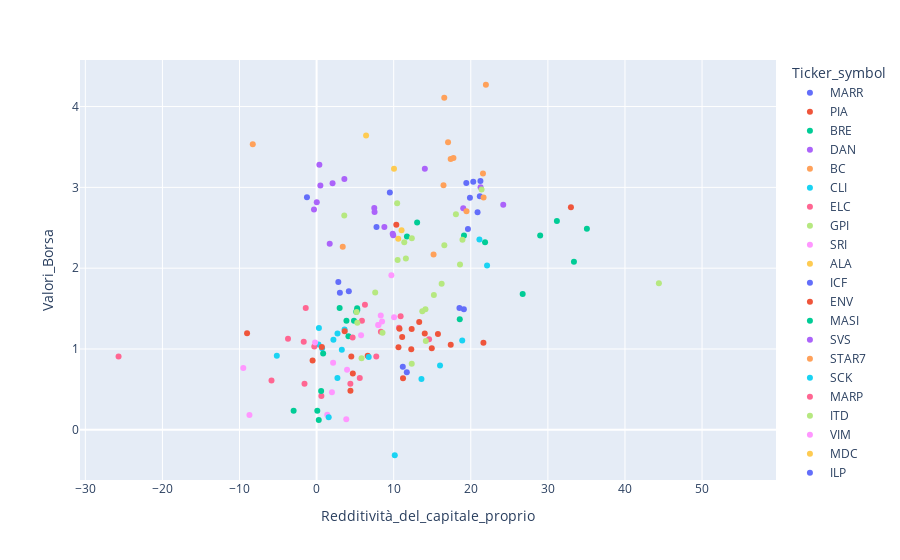

The cell this chart's notebook holds for it:
### Code cell
fig = px.scatter(df, y="Valori_Borsa", x="Redditività_del_capitale_proprio", color='Ticker_symbol')
fig

### Figure 1 — Plotly figure (JSON) as saved in the notebook; plotly's stock layout.template omitted (floating-point values rounded to 4 significant figures)
{"data": [{"hovertemplate": "Ticker_symbol=MARR<br>Redditività_del_capitale_proprio=%{x}<br>Valori_Borsa=%{y}<extra></extra>", "legendgroup": "MARR", "marker": {"color": "#636efa", "symbol": "circle"}, "mode": "markers", "name": "MARR", "orientation": "v", "showlegend": true, "type": "scatter", "x": [7.77, 9.5, -1.25, 19.42, 20.32, 21.25, 19.89, 21.17, 20.88, 19.63], "xaxis": "x", "y": [2.51, 2.935, 2.879, 3.054, 3.069, 3.079, 2.871, 2.889, 2.691, 2.485], "yaxis": "y"}, {"hovertemplate": "Ticker_symbol=PIA<br>Redditività_del_capitale_proprio=%{x}<br>Valori_Borsa=%{y}<extra></extra>", "legendgroup": "PIA", "marker": {"color": "#EF553B", "symbol": "circle"}, "mode": "markers", "name": "PIA", "orientation": "v", "showlegend": true, "type": "scatter", "x": [21.64, 17.4, 12.28, 14.94, 11.21, 6.63, 4.39, 4.7, 4.5, -0.52], "xaxis": "x", "y": [1.077, 1.052, 0.9962, 1.008, 0.6392, 0.9179, 0.4837, 0.6981, 0.9066, 0.857], "yaxis": "y"}, {"hovertemplate": "Ticker_symbol=BRE<br>Redditività_del_capitale_proprio=%{x}<br>Valori_Borsa=%{y}<extra></extra>", "legendgroup": "BRE", "marker": {"color": "#00cc96", "symbol": "circle"}, "mode": "markers", "name": "BRE", "orientation": "v", "showlegend": true, "type": "scatter", "x": [19.12, 13.04, 11.72, 29, 21.85, 31.17, 35.06, 33.38, 26.73, 18.57], "xaxis": "x", "y": [2.403, 2.564, 2.393, 2.404, 2.32, 2.585, 2.489, 2.08, 1.682, 1.368], "yaxis": "y"}, {"hovertemplate": "Ticker_symbol=DAN<br>Redditività_del_capitale_proprio=%{x}<br>Valori_Borsa=%{y}<extra></extra>", "legendgroup": "DAN", "marker": {"color": "#ab63fa", "symbol": "circle"}, "mode": "markers", "name": "DAN", "orientation": "v", "showlegend": true, "type": "scatter", "x": [3.6, 0.36, -0.34, 0.02, 24.21, 2.07, 0.49, 19.02, 21.27, 14.04], "xaxis": "x", "y": [3.105, 3.279, 2.727, 2.815, 2.785, 3.052, 3.024, 2.741, 3.0, 3.231], "yaxis": "y"}, {"hovertemplate": "Ticker_symbol=BC<br>Redditività_del_capitale_proprio=%{x}<br>Valori_Borsa=%{y}<extra></extra>", "legendgroup": "BC", "marker": {"color": "#FFA15A", "symbol": "circle"}, "mode": "markers", "name": "BC", "orientation": "v", "showlegend": true, "type": "scatter", "x": [21.96, 16.56, -8.28, 17.05, 17.39, 17.75, 16.46, 19.44, 21.66, 21.58], "xaxis": "x", "y": [4.27, 4.108, 3.533, 3.559, 3.35, 3.364, 3.027, 2.703, 2.874, 3.171], "yaxis": "y"}, {"hovertemplate": "Ticker_symbol=CLI<br>Redditività_del_capitale_proprio=%{x}<br>Valori_Borsa=%{y}<extra></extra>", "legendgroup": "CLI", "marker": {"color": "#19d3f3", "symbol": "circle"}, "mode": "markers", "name": "CLI", "orientation": "v", "showlegend": true, "type": "scatter", "x": [0.24, 3.63, 6.76, -5.16, 0.71, 0.3, 18.89, 2.71, 3.27, 2.7], "xaxis": "x", "y": [1.054, 1.241, 0.9002, 0.9163, 1.008, 1.258, 1.105, 1.193, 0.9895, 0.6419], "yaxis": "y"}, {"hovertemplate": "Ticker_symbol=ELC<br>Redditività_del_capitale_proprio=%{x}<br>Valori_Borsa=%{y}<extra></extra>", "legendgroup": "ELC", "marker": {"color": "#FF6692", "symbol": "circle"}, "mode": "markers", "name": "ELC", "orientation": "v", "showlegend": true, "type": "scatter", "x": [14.59, 10.69, -3.71, -1.67, 0.62, -25.69, -5.85, 5.6, 4.38, -1.57], "xaxis": "x", "y": [1.12, 1.264, 1.127, 1.089, 0.4187, 0.9083, 0.6098, 0.6419, 0.5704, 0.571], "yaxis": "y"}, {"hovertemplate": "Ticker_symbol=GPI<br>Redditività_del_capitale_proprio=%{x}<br>Valori_Borsa=%{y}<extra></extra>", "legendgroup": "GPI", "marker": {"color": "#B6E880", "symbol": "circle"}, "mode": "markers", "name": "GPI", "orientation": "v", "showlegend": true, "type": "scatter", "x": [3.59, 10.45, 10.51, 18.6, 11.58, 12.35, 11.37, 16.57, 15.82, 17.69], "xaxis": "x", "y": [2.653, 2.803, 2.102, 2.046, 2.121, 2.37, 2.322, 2.282, null, null], "yaxis": "y"}, {"hovertemplate": "Ticker_symbol=SRI<br>Redditività_del_capitale_proprio=%{x}<br>Valori_Borsa=%{y}<extra></extra>", "legendgroup": "SRI", "marker": {"color": "#FF97FF", "symbol": "circle"}, "mode": "markers", "name": "SRI", "orientation": "v", "showlegend": true, "type": "scatter", "x": [1.38, 3.95, 2.14, 5.77, 8.03, 9.7, 7.99, 8.49, 10.05, 8.32], "xaxis": "x", "y": [0.1865, 0.7443, 0.8286, 1.169, 1.297, 1.911, 1.297, 1.341, 1.394, 1.415], "yaxis": "y"}, {"hovertemplate": "Ticker_symbol=ALA<br>Redditività_del_capitale_proprio=%{x}<br>Valori_Borsa=%{y}<extra></extra>", "legendgroup": "ALA", "marker": {"color": "#FECB52", "symbol": "circle"}, "mode": "markers", "name": "ALA", "orientation": "v", "showlegend": true, "type": "scatter", "x": [11.02, 10.59, 14.12, 15.1, 12.95, 4.41, 9.74, 22.08, 27.09, 21], "xaxis": "x", "y": [2.468, 2.366, null, null, null, null, null, null, null, null], "yaxis": "y"}, {"hovertemplate": "Ticker_symbol=ICF<br>Redditività_del_capitale_proprio=%{x}<br>Valori_Borsa=%{y}<extra></extra>", "legendgroup": "ICF", "marker": {"color": "#636efa", "symbol": "circle"}, "mode": "markers", "name": "ICF", "orientation": "v", "showlegend": true, "type": "scatter", "x": [4.18, 2.82, 3.02, 10.17, -2.15, 3.23, 8.17, 22.31, 9.14, 12.69], "xaxis": "x", "y": [1.716, 1.828, 1.697, null, null, null, null, null, null, null], "yaxis": "y"}, {"hovertemplate": "Ticker_symbol=ENV<br>Redditività_del_capitale_proprio=%{x}<br>Valori_Borsa=%{y}<extra></extra>", "legendgroup": "ENV", "marker": {"color": "#EF553B", "symbol": "circle"}, "mode": "markers", "name": "ENV", "orientation": "v", "showlegend": true, "type": "scatter", "x": [14.03, 13.31, -9.02, 3.64, 15.74, 12.33, 10.62, 0.68, 10.75, 11.1], "xaxis": "x", "y": [1.191, 1.335, 1.194, 1.221, 1.185, 1.247, 1.022, 1.026, 1.25, 1.15], "yaxis": "y"}, {"hovertemplate": "Ticker_symbol=MASI<br>Redditività_del_capitale_proprio=%{x}<br>Valori_Borsa=%{y}<extra></extra>", "legendgroup": "MASI", "marker": {"color": "#00cc96", "symbol": "circle"}, "mode": "markers", "name": "MASI", "orientation": "v", "showlegend": true, "type": "scatter", "x": [2.99, 3.87, 0.85, 4.13, 4.85, 5.26, 5.14, 5.28, 8.81, 9.96], "xaxis": "x", "y": [1.506, 1.348, 0.9439, 1.157, 1.348, 1.504, 1.461, 1.482, null, null], "yaxis": "y"}, {"hovertemplate": "Ticker_symbol=SVS<br>Redditività_del_capitale_proprio=%{x}<br>Valori_Borsa=%{y}<extra></extra>", "legendgroup": "SVS", "marker": {"color": "#ab63fa", "symbol": "circle"}, "mode": "markers", "name": "SVS", "orientation": "v", "showlegend": true, "type": "scatter", "x": [1.7, 2.43, 5.18, 3.28, 3.25, 4.61, 2.62, 1.52, 1.62, 1.44], "xaxis": "x", "y": [2.302, null, null, null, null, null, null, null, null, null], "yaxis": "y"}, {"hovertemplate": "Ticker_symbol=STAR7<br>Redditività_del_capitale_proprio=%{x}<br>Valori_Borsa=%{y}<extra></extra>", "legendgroup": "STAR7", "marker": {"color": "#FFA15A", "symbol": "circle"}, "mode": "markers", "name": "STAR7", "orientation": "v", "showlegend": true, "type": "scatter", "x": [15.17, 3.39, 11.49, 17.02, 24.02, 33.54, 23.68, 22.24, 18.49, 20.29], "xaxis": "x", "y": [2.168, 2.265, null, null, null, null, null, null, null, null], "yaxis": "y"}, {"hovertemplate": "Ticker_symbol=SCK<br>Redditività_del_capitale_proprio=%{x}<br>Valori_Borsa=%{y}<extra></extra>", "legendgroup": "SCK", "marker": {"color": "#19d3f3", "symbol": "circle"}, "mode": "markers", "name": "SCK", "orientation": "v", "showlegend": true, "type": "scatter", "x": [22.11, 21.12, 2.18, 1.57, 10.14, 17.13, 9.15, 13.75, 10.85, 19.35], "xaxis": "x", "y": [2.033, 2.356, 1.115, 0.157, -0.3147, null, null, null, null, null], "yaxis": "y"}, {"hovertemplate": "Ticker_symbol=MARP<br>Redditività_del_capitale_proprio=%{x}<br>Valori_Borsa=%{y}<extra></extra>", "legendgroup": "MARP", "marker": {"color": "#FF6692", "symbol": "circle"}, "mode": "markers", "name": "MARP", "orientation": "v", "showlegend": true, "type": "scatter", "x": [10.9, 6.27, -0.3, -1.41, 24.15, 12.62, 9.58, 14.01, 5.17, 4.4], "xaxis": "x", "y": [1.406, 1.548, 1.03, 1.509, null, null, null, null, null, null], "yaxis": "y"}, {"hovertemplate": "Ticker_symbol=ITD<br>Redditività_del_capitale_proprio=%{x}<br>Valori_Borsa=%{y}<extra></extra>", "legendgroup": "ITD", "marker": {"color": "#B6E880", "symbol": "circle"}, "mode": "markers", "name": "ITD", "orientation": "v", "showlegend": true, "type": "scatter", "x": [18.07, 21.4, 18.92, 16.22, 14.17, 26.88, 23.69, 16.38, 8.63, 11.8], "xaxis": "x", "y": [2.667, 2.973, 2.351, 1.808, 1.099, null, null, null, null, null], "yaxis": "y"}, {"hovertemplate": "Ticker_symbol=VIM<br>Redditività_del_capitale_proprio=%{x}<br>Valori_Borsa=%{y}<extra></extra>", "legendgroup": "VIM", "marker": {"color": "#FF97FF", "symbol": "circle"}, "mode": "markers", "name": "VIM", "orientation": "v", "showlegend": true, "type": "scatter", "x": [3.85, 1.99, -8.71, -9.51, -0.2, 12.05, 4.78, 0.11, 5.22, 7.17], "xaxis": "x", "y": [0.131, 0.4637, 0.1823, 0.7655, 1.082, null, null, null, null, null], "yaxis": "y"}, {"hovertemplate": "Ticker_symbol=MDC<br>Redditività_del_capitale_proprio=%{x}<br>Valori_Borsa=%{y}<extra></extra>", "legendgroup": "MDC", "marker": {"color": "#FECB52", "symbol": "circle"}, "mode": "markers", "name": "MDC", "orientation": "v", "showlegend": true, "type": "scatter", "x": [10.04, 6.42, 11.51, 10.74, 17.56, 2.82, 5.68, 11.95, 2.43, 6.86], "xaxis": "x", "y": [3.229, 3.64, null, null, null, null, null, null, null, null], "yaxis": "y"}, {"hovertemplate": "Ticker_symbol=ILP<br>Redditività_del_capitale_proprio=%{x}<br>Valori_Borsa=%{y}<extra></extra>", "legendgroup": "ILP", "marker": {"color": "#636efa", "symbol": "circle"}, "mode": "markers", "name": "ILP", "orientation": "v", "showlegend": true, "type": "scatter", "x": [19.1, 18.53, 11.7, 11.18, 38.49, 12.3, 4.88, 0.41, 0.34, 0.76], "xaxis": "x", "y": [1.491, 1.509, 0.7129, 0.7793, null, null, null, null, null, null], "yaxis": "y"}, {"hovertemplate": "Ticker_symbol=CFL<br>Redditività_del_capitale_proprio=%{x}<br>Valori_Borsa=%{y}<extra></extra>", "legendgroup": "CFL", "marker": {"color": "#EF553B", "symbol": "circle"}, "mode": "markers", "name": "CFL", "orientation": "v", "showlegend": true, "type": "scatter", "x": [10.34, 32.99, 37.05, 8.81, 19.96, 16.49, 12.06, 5.78, 6.2, 9.21], "xaxis": "x", "y": [2.537, 2.755, null, null, null, null, null, null, null, null], "yaxis": "y"}, {"hovertemplate": "Ticker_symbol=FCM<br>Redditività_del_capitale_proprio=%{x}<br>Valori_Borsa=%{y}<extra></extra>", "legendgroup": "FCM", "marker": {"color": "#00cc96", "symbol": "circle"}, "mode": "markers", "name": "FCM", "orientation": "v", "showlegend": true, "type": "scatter", "x": [0.28, 0.09, -2.98, 0.59, 3.66, 1.11, 0.32, -0.37, 0.88, 2.4], "xaxis": "x", "y": [0.1222, 0.2351, 0.2351, 0.4793, null, null, null, null, null, null], "yaxis": "y"}, {"hovertemplate": "Ticker_symbol=FVI<br>Redditività_del_capitale_proprio=%{x}<br>Valori_Borsa=%{y}<extra></extra>", "legendgroup": "FVI", "marker": {"color": "#ab63fa", "symbol": "circle"}, "mode": "markers", "name": "FVI", "orientation": "v", "showlegend": true, "type": "scatter", "x": [7.48, 7.52, 8.79, 9.87, 9.94, 20.5, 31.08, 20.86, 25.84, 7.81], "xaxis": "x", "y": [2.744, 2.695, 2.51, 2.425, 2.406, null, null, null, null, null], "yaxis": "y"}, {"hovertemplate": "Ticker_symbol=PLT<br>Redditività_del_capitale_proprio=%{x}<br>Valori_Borsa=%{y}<extra></extra>", "legendgroup": "PLT", "marker": {"color": "#FFA15A", "symbol": "circle"}, "mode": "markers", "name": "PLT", "orientation": "v", "showlegend": true, "type": "scatter", "x": [4.37, 5.36, 7.82, 14.08, 14.82, 16.01, 12.13, 8.92, 6.66, 23.65], "xaxis": "x", "y": [null, null, null, null, null, null, null, null, null, null], "yaxis": "y"}, {"hovertemplate": "Ticker_symbol=LDB<br>Redditività_del_capitale_proprio=%{x}<br>Valori_Borsa=%{y}<extra></extra>", "legendgroup": "LDB", "marker": {"color": "#19d3f3", "symbol": "circle"}, "mode": "markers", "name": "LDB", "orientation": "v", "showlegend": true, "type": "scatter", "x": [13.6, 16.01, 54.59, 46.55, 51.53, 46.92, 33.02, 32.2, 21.17, 26.02], "xaxis": "x", "y": [0.6291, 0.7953, null, null, null, null, null, null, null, null], "yaxis": "y"}, {"hovertemplate": "Ticker_symbol=FOS<br>Redditività_del_capitale_proprio=%{x}<br>Valori_Borsa=%{y}<extra></extra>", "legendgroup": "FOS", "marker": {"color": "#FF6692", "symbol": "circle"}, "mode": "markers", "name": "FOS", "orientation": "v", "showlegend": true, "type": "scatter", "x": [8.34, 5.88, 7.74, 4.67, 2.1, 6.55, 17.98, 3.46, 2.46, 1.19], "xaxis": "x", "y": [1.212, 1.351, 0.9083, 1.143, null, null, null, null, null, null], "yaxis": "y"}, {"hovertemplate": "Ticker_symbol=BAN<br>Redditività_del_capitale_proprio=%{x}<br>Valori_Borsa=%{y}<extra></extra>", "legendgroup": "BAN", "marker": {"color": "#B6E880", "symbol": "circle"}, "mode": "markers", "name": "BAN", "orientation": "v", "showlegend": true, "type": "scatter", "x": [7.6, 44.4, 5.19, 15.21, 14.12, 5.28, 8.55, 13.71, 12.34, 5.83], "xaxis": "x", "y": [1.699, 1.815, 1.459, 1.668, 1.493, 1.324, 1.201, 1.468, 0.8162, 0.8862], "yaxis": "y"}], "layout": {"legend": {"title": {"text": "Ticker_symbol"}, "tracegroupgap": 0}, "margin": {"t": 60}, "xaxis": {"anchor": "y", "domain": [0, 1], "title": {"text": "Redditività_del_capitale_proprio"}}, "yaxis": {"anchor": "x", "domain": [0, 1], "title": {"text": "Valori_Borsa"}}}}
